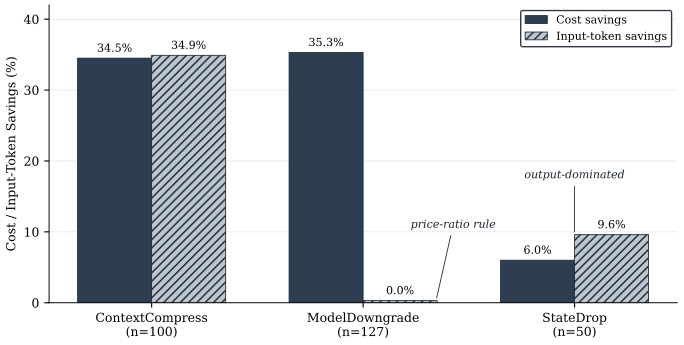

Python code for this plot:
"""Figure 3: Headline savings (double-column width).

Grouped bar chart with three rule families. Two bars per group: cost savings
(solid darker) and input-token savings (hatched). Annotates the
ModelDowngrade input-token bar as a structural zero ("price-ratio rule"), and
the StateDrop group as output-dominated. Light horizontal gridlines at 10,
20, 30, 40 help readers estimate values; the structural-zero input-tok bar is
rendered as a thin sliver (height=0.3) so it remains visible.
"""

from pathlib import Path

import matplotlib.pyplot as plt
import numpy as np

plt.rcParams.update({
    "font.family": "serif",
    "font.size": 9,
    "axes.labelsize": 9,
    "axes.titlesize": 10,
    "legend.fontsize": 8,
    "mathtext.fontset": "cm",
    "pdf.fonttype": 42,
    "ps.fonttype": 42,
    "axes.linewidth": 0.7,
})

OUT = Path(__file__).resolve().parent / "fig3_headline_savings.pdf"

DARK = "#2c3e50"
LIGHT = "#bcc6cf"
EDGE = "#1a242f"
GRID = "#9a9a9a"


def main() -> None:
    rules = [
        "ContextCompress\n(n=100)",
        "ModelDowngrade\n(n=127)",
        "StateDrop\n(n=50)",
    ]
    cost = [34.5, 35.3, 6.0]
    input_tok = [34.9, 0.0, 9.6]

    # Render the structural-zero bar as a thin visible sliver instead of
    # a height-zero bar that disappears entirely.
    input_tok_render = [v if v > 0.0 else 0.3 for v in input_tok]

    x = np.arange(len(rules))
    width = 0.35

    fig, ax = plt.subplots(figsize=(7.0, 3.6))

    # Light horizontal gridlines drawn before the bars so they sit behind.
    for y_grid in (10, 20, 30, 40):
        ax.axhline(y_grid, color=GRID, alpha=0.3, lw=0.5, zorder=0)

    bars_cost = ax.bar(
        x - width / 2, cost, width,
        label="Cost savings",
        color=DARK, edgecolor=EDGE, linewidth=0.6, zorder=2,
    )
    bars_tok = ax.bar(
        x + width / 2, input_tok_render, width,
        label="Input-token savings",
        color=LIGHT, edgecolor=EDGE, linewidth=0.6,
        hatch="////", zorder=2,
    )

    # Numeric labels on top of each bar.
    for b, v in zip(bars_cost, cost):
        h = b.get_height()
        ax.annotate(f"{v:.1f}%",
                    xy=(b.get_x() + b.get_width() / 2, h),
                    xytext=(0, 3), textcoords="offset points",
                    ha="center", va="bottom", fontsize=8)
    for b, v_actual in zip(bars_tok, input_tok):
        h = b.get_height()
        ax.annotate(f"{v_actual:.1f}%",
                    xy=(b.get_x() + b.get_width() / 2, h),
                    xytext=(0, 3), textcoords="offset points",
                    ha="center", va="bottom", fontsize=8)

    # ModelDowngrade input-tok bar: short call-out placed above the bar,
    # not overlapping it.
    md_idx = 1
    md_x = x[md_idx] + width / 2
    ax.annotate(
        "price-ratio rule",
        xy=(md_x + 0.17, 0.3), xytext=(md_x + 0.05, 11.0),
        ha="left", va="center", fontsize=8, color=EDGE,
        style="italic",
        arrowprops=dict(arrowstyle="-", color=EDGE, lw=0.6),
    )

    # StateDrop: short call-out above the group.
    sd_x = x[2]
    ax.annotate(
        "output-dominated",
        xy=(sd_x, 9.6), xytext=(sd_x, 18.0),
        ha="center", va="center", fontsize=8, color=EDGE,
        style="italic",
        arrowprops=dict(arrowstyle="-", color=EDGE, lw=0.6),
    )

    ax.set_xticks(x)
    ax.set_xticklabels(rules)
    ax.set_ylabel("Cost / Input-Token Savings (%)")
    ax.set_ylim(0, 42)
    ax.set_yticks([0, 10, 20, 30, 40])

    ax.spines["top"].set_visible(False)
    ax.spines["right"].set_visible(False)

    ax.legend(loc="upper right", frameon=True, framealpha=0.9,
              edgecolor=EDGE, fontsize=8)

    fig.tight_layout()
    fig.savefig(OUT, format="pdf", dpi=300, bbox_inches="tight",
                pad_inches=0.05)
    plt.close(fig)
    print(f"wrote {OUT}")


if __name__ == "__main__":
    main()
